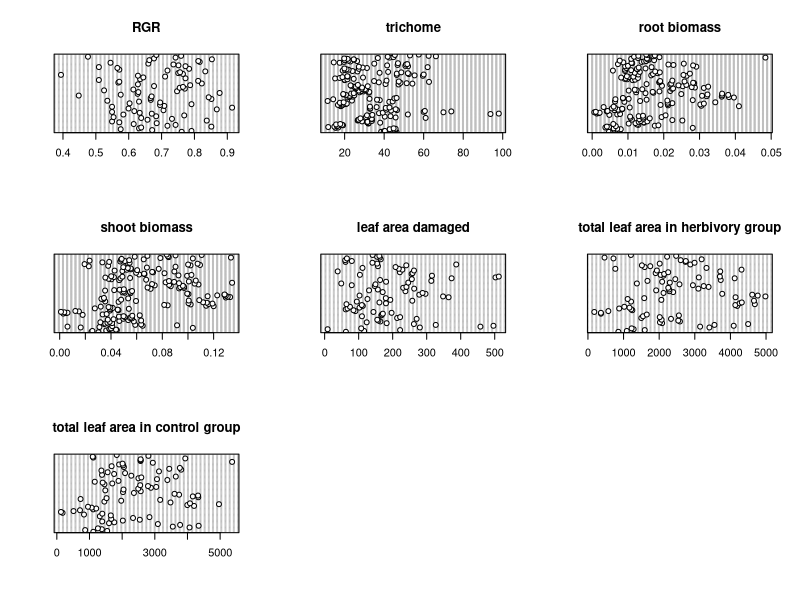
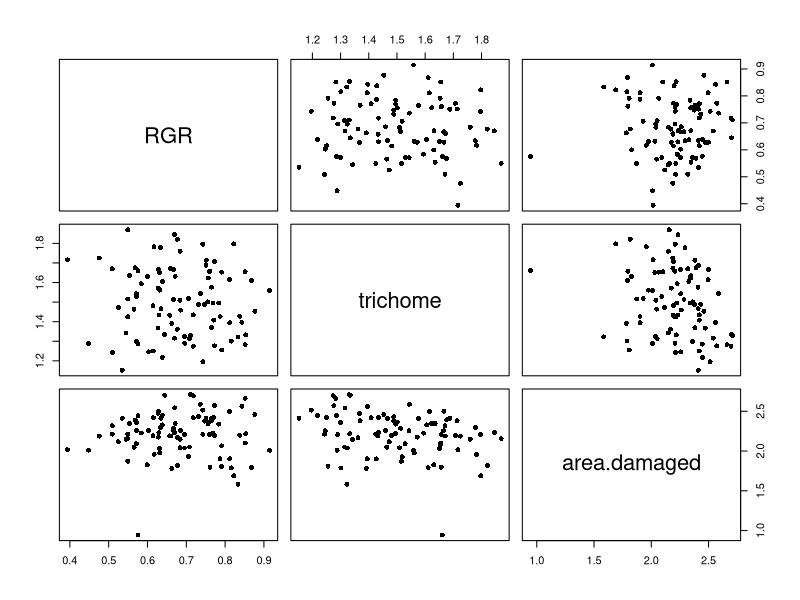
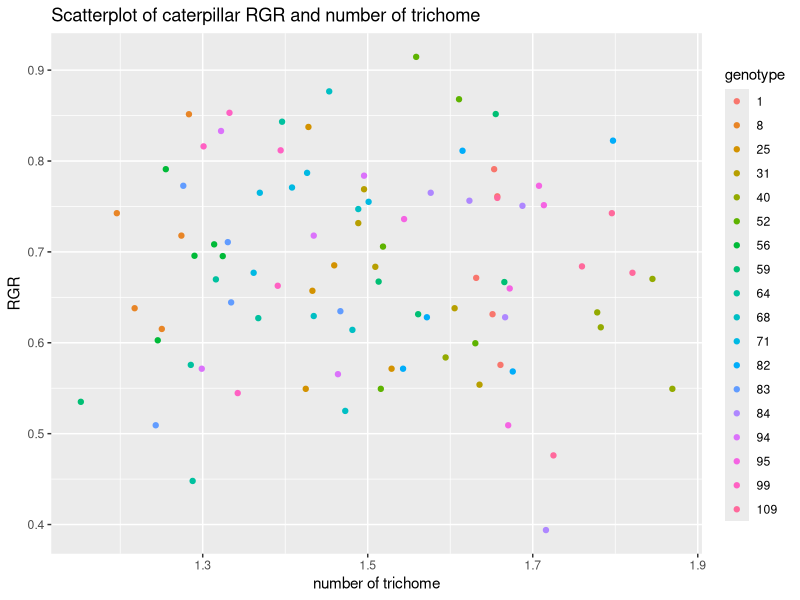
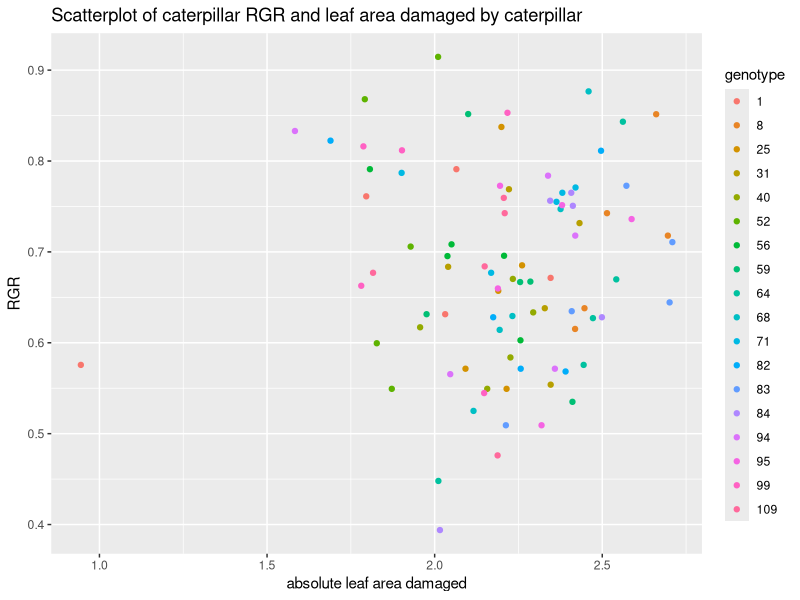
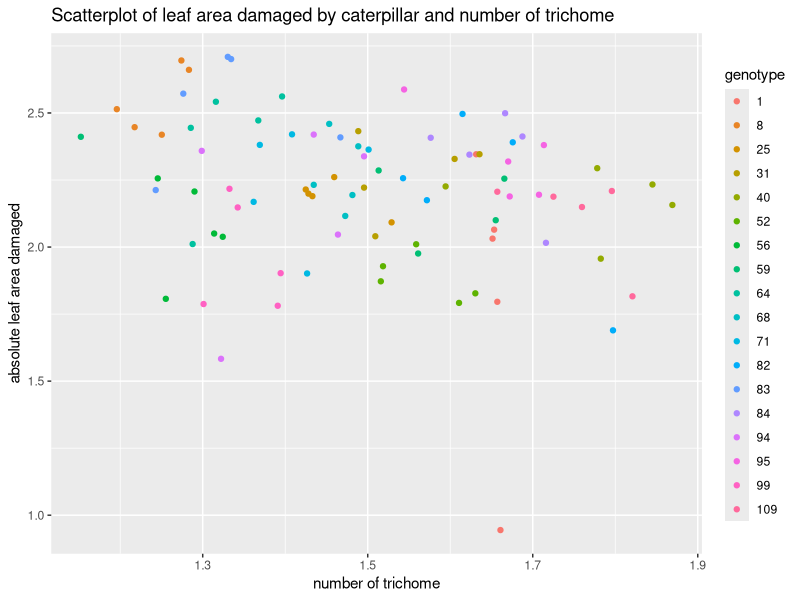
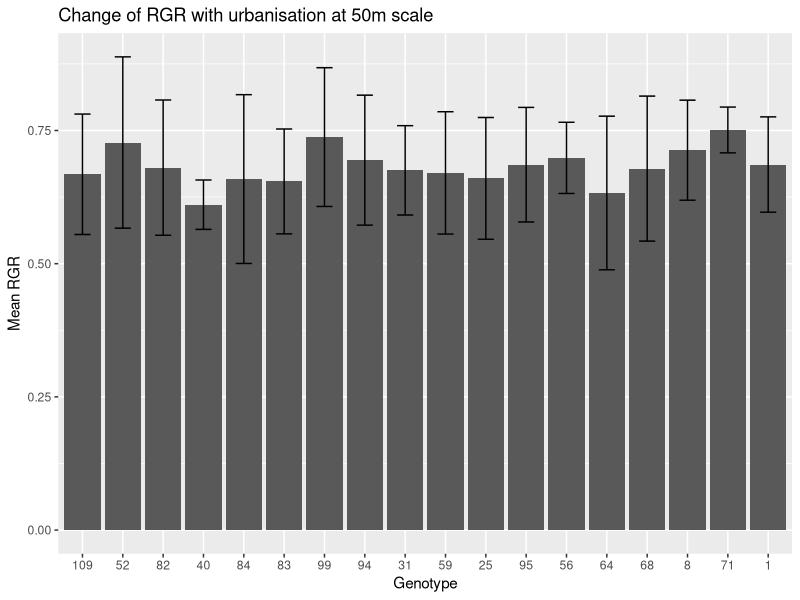
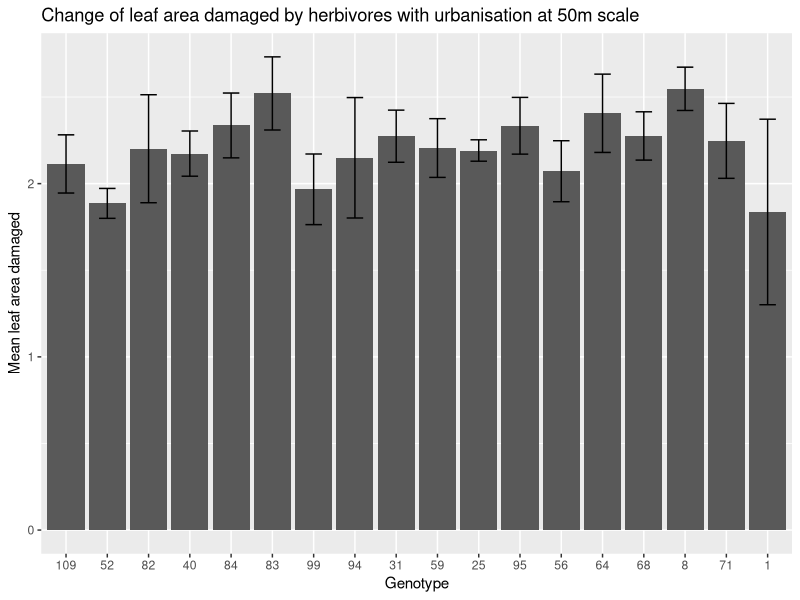
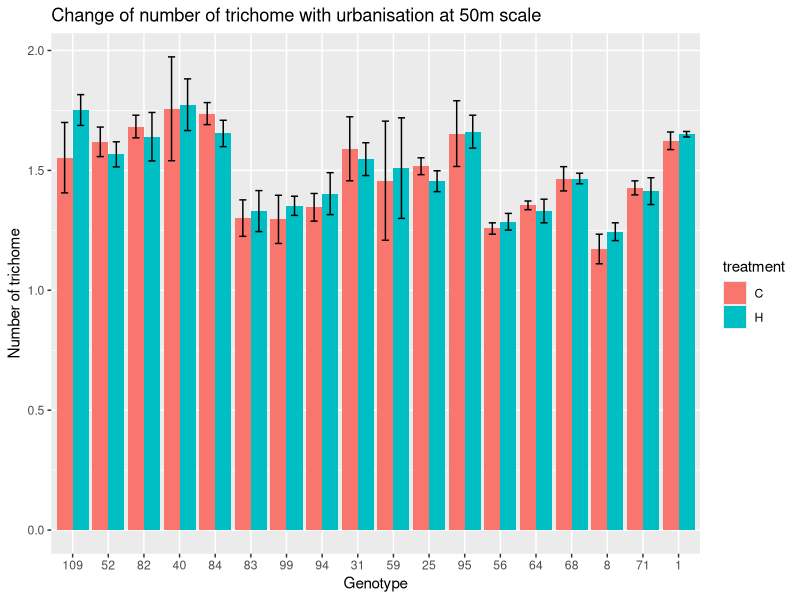

Reproduce these figures in R, in order.
## ---- chunk 1
knitr::opts_chunk$set(echo = FALSE, warning = FALSE)
## ---- chunk 2
# load library
library(tidyverse)

# read data

## caterpillar weight in 4 days
caterpillar <- read.csv("caterpillar.wt_HT.csv", header = TRUE)
View(caterpillar)
## calculate RGR
cater.RGR <- caterpillar %>%
  mutate(RGR = (log(d5/d1)) / (5-1))
View(cater.RGR)

## number of trichome
trichome <- read.csv("no.trichomes_HT.csv", header = TRUE)
View(trichome)

## plant above- and belowground biomass
plant.biomass <- read.csv("plant.biomass_HT.csv", header = TRUE)
plant.biomass <- merge(plant.biomass, trichome, by=c("genotype", "replicate", "treatment"))

## leaf area
area.C <- read.csv("area_control.csv", header = TRUE)
View(area.C)
area.H <- read.csv("area_herbivory.csv", header = TRUE)
View(area.H)

# read spatial data
BU <- read.csv("mother_BU.csv", header = TRUE)
View(BU)
## ---- chunk 3
# 1. Outliers
par(mfrow = c(3,3))
dp.RGR <- dotchart(cater.RGR$RGR, main = "RGR")
dp.tric <- dotchart(trichome$trichome, main = "trichome")
dp.AG <- dotchart(plant.biomass$BG.biomass, main = "root biomass")
dp.BG <- dotchart(plant.biomass$AG.biomass, main = "shoot biomass")
dp.aread <- dotchart(area.H$area.damaged, main = "leaf area damaged")
dp.areaH <- dotchart(area.H$area.total, main = "total leaf area in herbivory group")
dp.areaC <- dotchart(area.C$area.total, main = "total leaf area in control group")

## ---- chunk 4
# apply log10() transformation on "trichome", "absolute leaf area damaged" and "total leaf area"
trichome$trichome <- log10(trichome$trichome)
area.C$area.total <- log10(area.C$area.total)
area.H$area.total <- log10(area.H$area.total)
area.H$area.damaged <- log10(area.H$area.damaged)

# select values of trichomes from herbivore treatment
trichome.H <- filter(trichome, treatment == "H")

# create new working dataframe combining three variables: relative growth rate (RGR) of caterpillars, number of trichomes, absolute leaf area damaged by caterpillars.
herbivory <- merge(cater.RGR, trichome.H, by = c("genotype", "replicate"))
herbivory <- merge(herbivory, area.H, by = c("genotype", "replicate"))
herbivory <- cbind(cater.RGR, trichome.H[4], area.H[,-(1:3)])

herbivory$genotype <- as.factor(herbivory$genotype)
herbivory

# correlations of RGR, number of trichome, parameters related to leaf area
cor.herbivory <- select(herbivory, RGR, trichome, area.damaged, area.total)
round(cor(cor.herbivory), 2)

cor.test(herbivory$trichome, herbivory$RGR)
cor.test(herbivory$area.damaged, herbivory$RGR)
cor.test(herbivory$trichome, herbivory$area.damaged)

# plot in one single image
newdata <- herbivory[, c(1,8:9,12)]
plot(newdata[,-1], pch=16)

# make scatterplots colored by "genotype"
library(ggplot2)
ggplot(herbivory, aes(trichome, RGR, color=genotype)) +
  geom_point() +
  labs(title = "Scatterplot of caterpillar RGR and number of trichome", x = "number of trichome", y = "RGR")

ggplot(herbivory, aes(area.damaged, RGR, color=genotype)) +
  geom_point() +
  labs(title = "Scatterplot of caterpillar RGR and leaf area damaged by caterpillar", x = "absolute leaf area damaged", y = "RGR")

ggplot(herbivory, aes(trichome, area.damaged, color=genotype)) +
  geom_point() +
  labs(title = "Scatterplot of leaf area damaged by caterpillar and number of trichome", x = "number of trichome", y = "absolute leaf area damaged")


## ---- chunk 5
# How RGR, leaf area damaged by herbivores, number of trichome per genotype with urbanisation. Make scatterplots.
  
# Select available dataframes: "herbivory" ,"trichome".
# Summarize the mean and sd.
library(plyr)
mRGR.area <- ddply(herbivory, "genotype", summarise,
                   mRGR = mean(RGR),
                   sd.RGR = sd(RGR),
                   marea = mean(area.damaged),
                   sd.area = sd(area.damaged)
                   )


mtric <- ddply(trichome, c("genotype", "treatment"), summarise,
                   mtric = mean(trichome),
                   sd.tric =sd(trichome)
                   )


# add spatial data
mRGR.area.BU <- merge(mRGR.area, BU, by="genotype")

mtric.BU <- merge(mtric, BU, by="genotype")
mtric.BU$genotype <- factor(mtric.BU$genotype)


## ---- chunk 6
# order genotypes by urbanisation
mRGR.area.BU <- mRGR.area.BU %>% arrange(d50) %>%
  mutate(genotype = factor(genotype, unique(genotype)))

mtric.BU <- mtric.BU %>% arrange(d50) %>%
  mutate(genotype = factor(genotype, unique(genotype)))

# make error bar plots
p.RGR50 <- ggplot(mRGR.area.BU, aes(x=genotype, y=mRGR)) +
  geom_bar(stat = "identity",
           position = position_dodge()) +
  geom_errorbar(aes(ymin=mRGR-sd.RGR, ymax=mRGR+sd.RGR), width=.4,
                position = position_dodge(.9)) +
  labs(title="Change of RGR with urbanisation at 50m scale", x="Genotype", y="Mean RGR")
p.RGR50

p.area50 <- ggplot(mRGR.area.BU, aes(x=genotype, y=marea)) +
  geom_bar(stat = "identity",
           position = position_dodge()) +
  geom_errorbar(aes(ymin=marea-sd.area, ymax=marea+sd.area), width=.4,
                position = position_dodge(.9)) +
  labs(title="Change of leaf area damaged by herbivores with urbanisation at 50m scale", x="Genotype", y="Mean leaf area damaged")
p.area50


p.tric50 <- ggplot(mtric.BU, aes(x=genotype, y=mtric, fill=treatment)) +
  geom_bar(stat = "identity",
           position = position_dodge()) +
  geom_errorbar(aes(ymin=mtric-sd.tric, ymax=mtric+sd.tric), width=.4,
                position = position_dodge(.9)) +
  labs(title="Change of number of trichome with urbanisation at 50m scale", x="Genotype", y="Number of trichome")
p.tric50
## ---- chunk 7
# order genotypes by urbanisation
mRGR.area.BU <- mRGR.area.BU %>% arrange(d100) %>%
  mutate(genotype = factor(genotype, unique(genotype)))

mtric.BU <- mtric.BU %>% arrange(d100) %>%
  mutate(genotype = factor(genotype, unique(genotype)))

# make error bar plots
p.RGR100 <- ggplot(mRGR.area.BU, aes(x=genotype, y=mRGR)) +
  geom_bar(stat = "identity",
           position = position_dodge()) +
  geom_errorbar(aes(ymin=mRGR-sd.RGR, ymax=mRGR+sd.RGR), width=.4,
                position = position_dodge(.9)) +
  labs(title="Change of RGR with urbanisation at 100m scale", x="Genotype", y="Mean RGR")
p.RGR100

p.area100 <- ggplot(mRGR.area.BU, aes(x=genotype, y=marea)) +
  geom_bar(stat = "identity",
           position = position_dodge()) +
  geom_errorbar(aes(ymin=marea-sd.area, ymax=marea+sd.area), width=.4,
                position = position_dodge(.9)) +
  labs(title="Change of leaf area damaged by herbivores with urbanisation at 100m scale", x="Genotype", y="Mean leaf area damaged")
p.area100

p.tric100 <- ggplot(mtric.BU, aes(x=genotype, y=mtric, fill=treatment)) +
  geom_bar(stat = "identity",
           position = position_dodge()) +
  geom_errorbar(aes(ymin=mtric-sd.tric, ymax=mtric+sd.tric), width=.4,
                position = position_dodge(.9)) +
  labs(title="Change of number of trichome with urbanisation at 100m scale", x="Genotype", y="Number of trichome")
p.tric100
## ---- chunk 8
# order genotypes by urbanisation
mRGR.area.BU <- mRGR.area.BU %>% arrange(d200) %>%
  mutate(genotype = factor(genotype, unique(genotype)))

mtric.BU <- mtric.BU %>% arrange(d200) %>%
  mutate(genotype = factor(genotype, unique(genotype)))

# make error bar plots
p.RGR200 <- ggplot(mRGR.area.BU, aes(x=genotype, y=mRGR)) +
  geom_bar(stat = "identity",
           position = position_dodge()) +
  geom_errorbar(aes(ymin=mRGR-sd.RGR, ymax=mRGR+sd.RGR), width=.4,
                position = position_dodge(.9)) +
  labs(title="Change of RGR with urbanisation at 200m scale", x="Genotype", y="Mean RGR")
p.RGR200

p.area200 <- ggplot(mRGR.area.BU, aes(x=genotype, y=marea)) +
  geom_bar(stat = "identity",
           position = position_dodge()) +
  geom_errorbar(aes(ymin=marea-sd.area, ymax=marea+sd.area), width=.4,
                position = position_dodge(.9)) +
  labs(title="Change of leaf area damaged by herbivores with urbanisation at 200m scale", x="Genotype", y="Mean leaf area damaged")
p.area200

p.tric200 <- ggplot(mtric.BU, aes(x=genotype, y=mtric, fill=treatment)) +
  geom_bar(stat = "identity",
           position = position_dodge()) +
  geom_errorbar(aes(ymin=mtric-sd.tric, ymax=mtric+sd.tric), width=.4,
                position = position_dodge(.9)) +
  labs(title="Change of number of trichome with urbanisation at 200m scale", x="Genotype", y="Number of trichome")
p.tric200
## ---- chunk 9
# order genotypes by urbanisation
mRGR.area.BU <- mRGR.area.BU %>% arrange(d400) %>%
  mutate(genotype = factor(genotype, unique(genotype)))

mtric.BU <- mtric.BU %>% arrange(d400) %>%
  mutate(genotype = factor(genotype, unique(genotype)))

# make error bar plots
p.RGR400 <- ggplot(mRGR.area.BU, aes(x=genotype, y=mRGR)) +
  geom_bar(stat = "identity",
           position = position_dodge()) +
  geom_errorbar(aes(ymin=mRGR-sd.RGR, ymax=mRGR+sd.RGR), width=.4,
                position = position_dodge(.9)) +
  labs(title="Change of RGR with urbanisation at 400m scale", x="Genotype", y="Mean RGR")
p.RGR400

p.area400 <- ggplot(mRGR.area.BU, aes(x=genotype, y=marea)) +
  geom_bar(stat = "identity",
           position = position_dodge()) +
  geom_errorbar(aes(ymin=marea-sd.area, ymax=marea+sd.area), width=.4,
                position = position_dodge(.9)) +
  labs(title="Change of leaf area damaged by herbivores with urbanisation at 400m scale", x="Genotype", y="Mean leaf area damaged")
p.area400

p.tric400 <- ggplot(mtric.BU, aes(x=genotype, y=mtric, fill=treatment)) +
  geom_bar(stat = "identity",
           position = position_dodge()) +
  geom_errorbar(aes(ymin=mtric-sd.tric, ymax=mtric+sd.tric), width=.4,
                position = position_dodge(.9)) +
  labs(title="Change of number of trichome with urbanisation at 400m scale", x="Genotype", y="Number of trichome")
p.tric400
## ---- chunk 10
# order genotypes by urbanisation
mRGR.area.BU <- mRGR.area.BU %>% arrange(d800) %>%
  mutate(genotype = factor(genotype, unique(genotype)))

mtric.BU <- mtric.BU %>% arrange(d800) %>%
  mutate(genotype = factor(genotype, unique(genotype)))

# make error bar plots
p.RGR800 <- ggplot(mRGR.area.BU, aes(x=genotype, y=mRGR)) +
  geom_bar(stat = "identity",
           position = position_dodge()) +
  geom_errorbar(aes(ymin=mRGR-sd.RGR, ymax=mRGR+sd.RGR), width=.4,
                position = position_dodge(.9)) +
  labs(title="Change of RGR with urbanisation at 800m scale", x="Genotype", y="Mean RGR")
p.RGR800

p.area800 <- ggplot(mRGR.area.BU, aes(x=genotype, y=marea)) +
  geom_bar(stat = "identity",
           position = position_dodge()) +
  geom_errorbar(aes(ymin=marea-sd.area, ymax=marea+sd.area), width=.4,
                position = position_dodge(.9)) +
  labs(title="Change of leaf area damaged by herbivores with urbanisation at 800m scale", x="Genotype", y="Mean leaf area damaged")
p.area800

p.tric800 <- ggplot(mtric.BU, aes(x=genotype, y=mtric, fill=treatment)) +
  geom_bar(stat = "identity",
           position = position_dodge()) +
  geom_errorbar(aes(ymin=mtric-sd.tric, ymax=mtric+sd.tric), width=.4,
                position = position_dodge(.9)) +
  labs(title="Change of number of trichome with urbanisation at 800m scale", x="Genotype", y="Number of trichome")
p.tric800
## ---- chunk 11
# order genotypes by urbanisation
mRGR.area.BU <- mRGR.area.BU %>% arrange(d1600) %>%
  mutate(genotype = factor(genotype, unique(genotype)))

mtric.BU <- mtric.BU %>% arrange(d1600) %>%
  mutate(genotype = factor(genotype, unique(genotype)))

# make error bar plots
p.RGR1600 <- ggplot(mRGR.area.BU, aes(x=genotype, y=mRGR)) +
  geom_bar(stat = "identity",
           position = position_dodge()) +
  geom_errorbar(aes(ymin=mRGR-sd.RGR, ymax=mRGR+sd.RGR), width=.4,
                position = position_dodge(.9)) +
  labs(title="Change of RGR with urbanisation at 1600m scale", x="Genotype", y="Mean RGR")
p.RGR1600

p.area1600 <- ggplot(mRGR.area.BU, aes(x=genotype, y=marea)) +
  geom_bar(stat = "identity",
           position = position_dodge()) +
  geom_errorbar(aes(ymin=marea-sd.area, ymax=marea+sd.area), width=.4,
                position = position_dodge(.9)) +
  labs(title="Change of leaf area damaged by herbivores with urbanisation at 1600m scale", x="Genotype", y="Mean leaf area damaged")
p.area1600

p.tric1600 <- ggplot(mtric.BU, aes(x=genotype, y=mtric, fill=treatment)) +
  geom_bar(stat = "identity",
           position = position_dodge()) +
  geom_errorbar(aes(ymin=mtric-sd.tric, ymax=mtric+sd.tric), width=.4,
                position = position_dodge(.9)) +
  labs(title="Change of number of trichome with urbanisation at 1600m scale", x="Genotype", y="Number of trichome")
p.tric1600
## ---- chunk 12
# order genotypes by urbanisation
mRGR.area.BU <- mRGR.area.BU %>% arrange(d2400) %>%
  mutate(genotype = factor(genotype, unique(genotype)))

mtric.BU <- mtric.BU %>% arrange(d2400) %>%
  mutate(genotype = factor(genotype, unique(genotype)))

# make error bar plots
p.RGR2400 <- ggplot(mRGR.area.BU, aes(x=genotype, y=mRGR)) +
  geom_bar(stat = "identity",
           position = position_dodge()) +
  geom_errorbar(aes(ymin=mRGR-sd.RGR, ymax=mRGR+sd.RGR), width=.4,
                position = position_dodge(.9)) +
  labs(title="Change of RGR with urbanisation at 2400m scale", x="Genotype", y="Mean RGR")
p.RGR2400

p.area2400 <- ggplot(mRGR.area.BU, aes(x=genotype, y=marea)) +
  geom_bar(stat = "identity",
           position = position_dodge()) +
  geom_errorbar(aes(ymin=marea-sd.area, ymax=marea+sd.area), width=.4,
                position = position_dodge(.9)) +
  labs(title="Change of leaf area damaged by herbivores with urbanisation at 2400m scale", x="Genotype", y="Mean leaf area damaged")
p.area2400

p.tric2400 <- ggplot(mtric.BU, aes(x=genotype, y=mtric, fill=treatment)) +
  geom_bar(stat = "identity",
           position = position_dodge()) +
  geom_errorbar(aes(ymin=mtric-sd.tric, ymax=mtric+sd.tric), width=.4,
                position = position_dodge(.9)) +
  labs(title="Change of number of trichome with urbanisation at 2400m scale", x="Genotype", y="Number of trichome")
p.tric2400
## ---- chunk 13
# order genotypes by urbanisation
mRGR.area.BU <- mRGR.area.BU %>% arrange(d3200) %>%
  mutate(genotype = factor(genotype, unique(genotype)))

mtric.BU <- mtric.BU %>% arrange(d3200) %>%
  mutate(genotype = factor(genotype, unique(genotype)))

# make error bar plots
p.RGR3200 <- ggplot(mRGR.area.BU, aes(x=genotype, y=mRGR)) +
  geom_bar(stat = "identity",
           position = position_dodge()) +
  geom_errorbar(aes(ymin=mRGR-sd.RGR, ymax=mRGR+sd.RGR), width=.4,
                position = position_dodge(.9)) +
  labs(title="Change of RGR with urbanisation at 3200m scale", x="Genotype", y="Mean RGR")
p.RGR3200

p.area3200 <- ggplot(mRGR.area.BU, aes(x=genotype, y=marea)) +
  geom_bar(stat = "identity",
           position = position_dodge()) +
  geom_errorbar(aes(ymin=marea-sd.area, ymax=marea+sd.area), width=.4,
                position = position_dodge(.9)) +
  labs(title="Change of leaf area damaged by herbivores with urbanisation at 3200m scale", x="Genotype", y="Mean leaf area damaged")
p.area3200

p.tric3200 <- ggplot(mtric.BU, aes(x=genotype, y=mtric, fill=treatment)) +
  geom_bar(stat = "identity",
           position = position_dodge()) +
  geom_errorbar(aes(ymin=mtric-sd.tric, ymax=mtric+sd.tric), width=.4,
                position = position_dodge(.9)) +
  labs(title="Change of number of trichome with urbanisation at 3200m scale", x="Genotype", y="Number of trichome")
p.tric3200
## ---- chunk 14
# dataframes: "herbivory", "trichome"
# Compute the analysis of variance
area.aov <- aov(area.damaged ~ genotype, data = herbivory)
summary(area.aov)

RGR.aov <- aov(RGR ~ genotype, data = herbivory)
summary(RGR.aov)

trichome$genotype <- as.factor(trichome$genotype)
tric.aov <- aov(trichome ~ genotype+treatment, data = trichome)
summary(tric.aov)



## ---- chunk 15
# categorize as rural and urban groups
urban50 <- BU %>% top_n(9, d50)      ###select the most urban genotypes
urban50 <- cbind(habitat = "urban", urban50)      ###add a new column marked as "urban" habitat 

rural50 <- BU %>% top_n(-9, d50)     ###select the most rural genotypes
rural50 <- cbind(habitat = "rural", rural50)      ###add a new column marked as "rural" habitat 

ru50 <- rbind(urban50, rural50)

tric.BU.50 <- merge(trichome, ru50, by = "genotype")
View(tric.BU.50)
# Difference of trichome number between urban and rural genotypes
tric.aov1 <- aov(trichome ~ habitat, data = tric.BU.50)
summary(tric.aov1)
## ---- chunk 16
# add spatial data to herbivory data
herbivory.BU <- merge(herbivory, BU, by = "genotype")
View(herbivory.BU)
## ---- chunk 17
herbivory.BU$genotype <- as.factor(herbivory.BU$genotype)
# gather data by radii
herbivory.BU.L <- gather(herbivory.BU, `d50`, `d100`, `d200`, `d400`, `d800`, `d1600`, `d2400`, `d3200`, 
       key = "radii", value = "ratio.bu")
View(herbivory.BU.L)

# create plot
p.dama <- ggplot(herbivory.BU.L) +
  geom_point(mapping = aes(x = ratio.bu, y = area.damaged, colour = genotype)) +
  facet_wrap(~ radii, nrow = 3) +
  labs(title = "Absolute leaf area damaged by caterpillars at 8 radii scales", x = "BU%", y = "Absolute leaf area damaged") +
  geom_smooth(mapping = aes(x = ratio.bu, y = area.damaged), method='lm')
p.dama


#make lm models
mod.leaf50 <- lm(herbivory.BU, formula = area.damaged ~ d50)
mod.leaf100 <- lm(herbivory.BU, formula = area.damaged ~ d100)
mod.leaf200 <- lm(herbivory.BU, formula = area.damaged ~ d200)
mod.leaf400 <- lm(herbivory.BU, formula = area.damaged ~ d400)
mod.leaf800 <- lm(herbivory.BU, formula = area.damaged ~ d800)
mod.leaf1600 <- lm(herbivory.BU, formula = area.damaged ~ d1600)
mod.leaf2400 <- lm(herbivory.BU, formula = area.damaged ~ d2400)
mod.leaf3200 <- lm(herbivory.BU, formula = area.damaged ~ d3200)

AIC(mod.leaf50, mod.leaf100, mod.leaf200, mod.leaf400, mod.leaf800, mod.leaf1600, mod.leaf2400, mod.leaf3200)   #d200 has lowest AIC score.
summary(mod.leaf200)

# visualize residuals and fitted values.
plot(mod.leaf200, pch=16, which=1)




## ---- chunk 18
# calculate the mean: summarise()
mean.dama <- ddply(herbivory.BU, "genotype", summarise,
                   mean.dama = mean(area.damaged)
                   )

# combine spatial data and means of absolute leaf area damaged by caterpillars
dama.BU <- merge(mean.dama, BU, by = "genotype")
View(dama.BU)

# gather data 
dama.BU.L <- gather(dama.BU, `d50`, `d100`, `d200`, `d400`, `d800`, `d1600`, `d2400`, `d3200`, 
       key = "radii", value = "ratio.bu")
View(dama.BU.L)

# create plot
p.mdama <- ggplot(dama.BU.L) +
  geom_point(mapping = aes(x = ratio.bu, y = mean.dama, colour = genotype)) +
  facet_wrap(~ radii, nrow = 3) +
  labs(title = "Mean absolute leaf area damaged by caterpillars at 8 radii scales", x = "BU%", y = "Absolute leaf area damaged") +
  geom_smooth(mapping = aes(x = ratio.bu, y = mean.dama), method='lm')
p.mdama


#make lm models
mod.mleaf50 <- lm(dama.BU, formula = mean.dama ~ d50)
mod.mleaf100 <- lm(dama.BU, formula = mean.dama ~ d100)
mod.mleaf200 <- lm(dama.BU, formula = mean.dama ~ d200)
mod.mleaf400 <- lm(dama.BU, formula = mean.dama ~ d400)
mod.mleaf800 <- lm(dama.BU, formula = mean.dama ~ d800)
mod.mleaf1600 <- lm(dama.BU, formula = mean.dama ~ d1600)
mod.mleaf2400 <- lm(dama.BU, formula = mean.dama ~ d2400)
mod.mleaf3200 <- lm(dama.BU, formula = mean.dama ~ d3200)

AIC(mod.mleaf50, mod.mleaf100, mod.mleaf200, mod.mleaf400, mod.mleaf800, mod.mleaf1600, mod.mleaf2400, mod.mleaf3200)   #d200 has lowest AIC score.
summary(mod.mleaf200)
# visualize residuals and fitted values.
plot(mod.mleaf200, pch=16, which=1)
## ---- chunk 19
# use available dataframe "herbivory.BU.L"
## create plots of RGR and spatial scales based on all individual obserations


# create plot
p.RGR <- ggplot(herbivory.BU.L) +
  geom_point(mapping = aes(x = ratio.bu, y = RGR, colour = genotype)) +
  facet_wrap(~ radii, nrow = 3) +
  labs(title = "RGR of caterpillar at 8 radii scales", x = "BU%", y = "RGR") +
  geom_smooth(mapping = aes(x = ratio.bu, y = RGR), method='lm')
p.RGR


#make lm models
mod.RGR50 <- lm(herbivory.BU, formula = RGR ~ d50)
mod.RGR100 <- lm(herbivory.BU, formula = RGR ~ d100)
mod.RGR200 <- lm(herbivory.BU, formula = RGR ~ d200)
mod.RGR400 <- lm(herbivory.BU, formula = RGR ~ d400)
mod.RGR800 <- lm(herbivory.BU, formula = RGR ~ d800)
mod.RGR1600 <- lm(herbivory.BU, formula = RGR ~ d1600)
mod.RGR2400 <- lm(herbivory.BU, formula = RGR ~ d2400)
mod.RGR3200 <- lm(herbivory.BU, formula = RGR ~ d3200)

AIC(mod.RGR50, mod.RGR100, mod.RGR200, mod.RGR400, mod.RGR800, mod.RGR1600, mod.RGR2400, mod.RGR3200)     #### d100 has lowest AIC score.
summary(mod.RGR100)

## ---- chunk 20
# calculate mean RGR of caterpillars
mean.RGR <- ddply(herbivory.BU, "genotype", summarise,
                  mean.RGR = mean(RGR)
                  )


# combine spatial data with data on mean RGR
RGR.BU <- merge(mean.RGR, BU, by = "genotype")
View(RGR.BU)

# gather data 
RGR.BU.L <- gather(RGR.BU, `d50`, `d100`, `d200`, `d400`, `d800`, `d1600`, `d2400`, `d3200`, 
       key = "radii", value = "ratio.bu")
View(RGR.BU.L)

# create the plot
p.mRGR <- ggplot(RGR.BU.L) +
  geom_point(mapping = aes(x = ratio.bu, y = mean.RGR, colour = genotype)) +
  facet_wrap(~ radii, nrow = 3) +
  labs(title = "Mean RGR of caterpillar at 8 radii scales", x = "BU%", y = "mean RGR") +
  geom_smooth(mapping = aes(x = ratio.bu, y = mean.RGR), method = 'lm')
p.mRGR

#make lm models
mod.mRGR50 <- lm(RGR.BU, formula = mean.RGR ~ d50)
mod.mRGR100 <- lm(RGR.BU, formula = mean.RGR ~ d100)
mod.mRGR200 <- lm(RGR.BU, formula = mean.RGR ~ d200)
mod.mRGR400 <- lm(RGR.BU, formula = mean.RGR ~ d400)
mod.mRGR800 <- lm(RGR.BU, formula = mean.RGR ~ d800)
mod.mRGR1600 <- lm(RGR.BU, formula = mean.RGR ~ d1600)
mod.mRGR2400 <- lm(RGR.BU, formula = mean.RGR ~ d2400)
mod.mRGR3200 <- lm(RGR.BU, formula = mean.RGR ~ d3200)

AIC(mod.mRGR50, mod.mRGR100, mod.mRGR200, mod.mRGR400, mod.mRGR800, mod.mRGR1600, mod.mRGR2400, mod.mRGR3200)     #### d100 has lowest AIC score.
summary(mod.mRGR100)

## ---- chunk 21
# use available dataframe "herbivory.BU.L"
## create plots of number of trichome and spatial scales based on all individual obserations


# create plot
p.tric <- ggplot(herbivory.BU.L) +
  geom_point(mapping = aes(x = ratio.bu, y = trichome, colour = genotype)) +
  facet_wrap(~ radii, nrow = 3) +
  labs(title = "Number of trichome at 8 radii scales", x = "BU%", y = "Number of trichome") +
  geom_smooth(mapping = aes(x = ratio.bu, y = trichome), method='lm')
p.tric


#make lm models
mod.tric50 <- lm(herbivory.BU, formula = trichome ~ d50)
mod.tric100 <- lm(herbivory.BU, formula = trichome ~ d100)
mod.tric200 <- lm(herbivory.BU, formula = trichome ~ d200)
mod.tric400 <- lm(herbivory.BU, formula = trichome ~ d400)
mod.tric800 <- lm(herbivory.BU, formula = trichome ~ d800)
mod.tric1600 <- lm(herbivory.BU, formula = trichome ~ d1600)
mod.tric2400 <- lm(herbivory.BU, formula = trichome ~ d2400)
mod.tric3200 <- lm(herbivory.BU, formula = trichome ~ d3200)

AIC(mod.tric50, mod.tric100, mod.tric200, mod.tric400, mod.tric800, mod.tric1600, mod.tric2400, mod.tric3200)     #### d200 has lowest AIC score.
summary(mod.tric200)

## ---- chunk 22
# calculate mean number of trichome per genotype
mean.tric <- ddply(herbivory.BU, "genotype", summarise,
                  mean.tric = mean(trichome)
                  )

# combine spatial data with data on mean RGR
tric.BU <- merge(mean.tric, BU, by = "genotype")

# gather data 
tric.BU.L <- gather(tric.BU, `d50`, `d100`, `d200`, `d400`, `d800`, `d1600`, `d2400`, `d3200`, 
       key = "radii", value = "ratio.bu")

# create the plot
p.mtric <- ggplot(tric.BU.L) +
  geom_point(mapping = aes(x = ratio.bu, y = mean.tric, colour = genotype)) +
  facet_wrap(~ radii, nrow = 3) +
  labs(title = "Mean number of trichome at 8 radii scales", x = "BU%", y = "mean number of trichome") +
  geom_smooth(mapping = aes(x = ratio.bu, y = mean.tric), method = 'lm')
p.mtric

#make lm models
mod.mtric50 <- lm(tric.BU, formula = mean.tric ~ d50)
mod.mtric100 <- lm(tric.BU, formula = mean.tric ~ d100)
mod.mtric200 <- lm(tric.BU, formula = mean.tric ~ d200)
mod.mtric400 <- lm(tric.BU, formula = mean.tric ~ d400)
mod.mtric800 <- lm(tric.BU, formula = mean.tric ~ d800)
mod.mtric1600 <- lm(tric.BU, formula = mean.tric ~ d1600)
mod.mtric2400 <- lm(tric.BU, formula = mean.tric ~ d2400)
mod.mtric3200 <- lm(tric.BU, formula = mean.tric ~ d3200)

AIC(mod.mtric50, mod.mtric100, mod.mtric200, mod.mtric400, mod.mtric800, mod.mtric1600, mod.mtric2400, mod.mtric3200)     #### d200 has lowest AIC score.
summary(mod.mtric200)

## ---- chunk 23
## calculate root:shoot ratio in biomass: "plant.biomass"
biomass_HT <- mutate(plant.biomass, ratio = BG.biomass/AG.biomass)

# summarize the data:
mass.geno <- ddply(biomass_HT, c("genotype", "treatment"), summarise,
                   mAG = mean(AG.biomass),
                   sd.AG =sd(AG.biomass),
                   mBG = mean(BG.biomass),
                   sd.BG = sd(BG.biomass),
                   mratio = mean(ratio),
                   sd.ratio = sd(ratio)
                   )

# add spatial data
mass.geno.BU <- merge(mass.geno, BU, by="genotype")
View(mass.geno.BU)

mass.geno.BU$genotype <- as.factor(mass.geno.BU$genotype)

## ---- chunk 24
# at 50m scale

## order genotypes by specifying urbanisation at 50m scale
mass.geno.BU <- mass.geno.BU %>%
  arrange(d50) %>%
  mutate(genotype = factor(genotype, unique(genotype)))


## plot
p.BG.50 <- ggplot(mass.geno.BU, aes(x=genotype, y=mBG, fill=treatment)) +
  geom_bar(stat = "identity", 
           position = position_dodge()) +
  geom_errorbar(aes(ymin=mBG-sd.BG, ymax=mBG+sd.BG), width=.4,
                position = position_dodge(.9)) +
  labs(title = "Belowground root biomass per genotype at 50m scale", x = "Genotype", y = "Root mass (mg)") 

p.AG.50 <- ggplot(mass.geno.BU, aes(x=genotype, y=mAG, fill=treatment)) +
  geom_bar(stat = "identity", 
           position = position_dodge()) +
  geom_errorbar(aes(ymin=mAG-sd.AG, ymax=mAG+sd.AG), width=.4,
                position = position_dodge(.9)) +
  labs(title = "Aboveground shoot biomass per genotype at 50m scale", x = "Genotype", y = "Shoot mass (mg)")

p.rs.50 <- ggplot(mass.geno.BU, aes(x=genotype, y=mratio, fill=treatment)) +
  geom_bar(stat = "identity", 
           position = position_dodge()) +
  geom_errorbar(aes(ymin=mratio-sd.ratio, ymax=mratio+sd.ratio), width=.4,
                position = position_dodge(.9)) +
  labs(title = "Ratio of root and shoot per genotype at 50m scale", x = "Genotype", y = "Root/shoot")

p.BG.50
p.AG.50
p.rs.50
## ---- chunk 25
## order genotypes by specifying urbanisation at 100m scale
mass.geno.BU <- mass.geno.BU %>%
  arrange(d100) %>%
  mutate(genotype = factor(genotype, unique(genotype)))

## plot
p.BG.100 <- ggplot(mass.geno.BU, aes(x=genotype, y=mBG, fill=treatment)) +
  geom_bar(stat = "identity", 
           position = position_dodge()) +
  geom_errorbar(aes(ymin=mBG-sd.BG, ymax=mBG+sd.BG), width=.4,
                position = position_dodge(.9)) +
  labs(title = "Belowground root biomass per genotype at 100m scale", x = "Genotype", y = "Root mass (mg)") 

p.AG.100 <- ggplot(mass.geno.BU, aes(x=genotype, y=mAG, fill=treatment)) +
  geom_bar(stat = "identity", 
           position = position_dodge()) +
  geom_errorbar(aes(ymin=mAG-sd.AG, ymax=mAG+sd.AG), width=.4,
                position = position_dodge(.9)) +
  labs(title = "Aboveground shoot biomass per genotype at 100m scale", x = "Genotype", y = "Shoot mass (mg)")

p.rs.100 <- ggplot(mass.geno.BU, aes(x=genotype, y=mratio, fill=treatment)) +
  geom_bar(stat = "identity", 
           position = position_dodge()) +
  geom_errorbar(aes(ymin=mratio-sd.ratio, ymax=mratio+sd.ratio), width=.4,
                position = position_dodge(.9)) +
  labs(title = "Ratio of root and shoot per genotype at 100m scale", x = "Genotype", y = "Root/shoot")

p.BG.100
p.AG.100
p.rs.100
## ---- chunk 26
## order genotypes by specifying urbanisation at 200m scale
mass.geno.BU <- mass.geno.BU %>%
  arrange(d200) %>%
  mutate(genotype = factor(genotype, unique(genotype)))
## plot
p.BG.200 <- ggplot(mass.geno.BU, aes(x=genotype, y=mBG, fill=treatment)) +
  geom_bar(stat = "identity", 
           position = position_dodge()) +
  geom_errorbar(aes(ymin=mBG-sd.BG, ymax=mBG+sd.BG), width=.4,
                position = position_dodge(.9)) +
  labs(title = "Belowground root biomass per genotype at 200m scale", x = "Genotype", y = "Root mass (mg)") 

p.AG.200 <- ggplot(mass.geno.BU, aes(x=genotype, y=mAG, fill=treatment)) +
  geom_bar(stat = "identity", 
           position = position_dodge()) +
  geom_errorbar(aes(ymin=mAG-sd.AG, ymax=mAG+sd.AG), width=.4,
                position = position_dodge(.9)) +
  labs(title = "Aboveground shoot biomass per genotype at 200m scale", x = "Genotype", y = "Shoot mass (mg)")

p.rs.200 <- ggplot(mass.geno.BU, aes(x=genotype, y=mratio, fill=treatment)) +
  geom_bar(stat = "identity", 
           position = position_dodge()) +
  geom_errorbar(aes(ymin=mratio-sd.ratio, ymax=mratio+sd.ratio), width=.4,
                position = position_dodge(.9)) +
  labs(title = "Ratio of root and shoot per genotype at 200m scale", x = "Genotype", y = "Root/shoot")

p.BG.200
p.AG.200
p.rs.200
## ---- chunk 27
## order genotypes by specifying urbanisation at 400m scale
mass.geno.BU <- mass.geno.BU %>%
  arrange(d400) %>%
  mutate(genotype = factor(genotype, unique(genotype)))
## plot
p.BG.400 <- ggplot(mass.geno.BU, aes(x=genotype, y=mBG, fill=treatment)) +
  geom_bar(stat = "identity", 
           position = position_dodge()) +
  geom_errorbar(aes(ymin=mBG-sd.BG, ymax=mBG+sd.BG), width=.4,
                position = position_dodge(.9)) +
  labs(title = "Belowground root biomass per genotype at 400m scale", x = "Genotype", y = "Root mass (mg)") 

p.AG.400 <- ggplot(mass.geno.BU, aes(x=genotype, y=mAG, fill=treatment)) +
  geom_bar(stat = "identity", 
           position = position_dodge()) +
  geom_errorbar(aes(ymin=mAG-sd.AG, ymax=mAG+sd.AG), width=.4,
                position = position_dodge(.9)) +
  labs(title = "Aboveground shoot biomass per genotype at 400m scale", x = "Genotype", y = "Shoot mass (mg)")

p.rs.400 <- ggplot(mass.geno.BU, aes(x=genotype, y=mratio, fill=treatment)) +
  geom_bar(stat = "identity", 
           position = position_dodge()) +
  geom_errorbar(aes(ymin=mratio-sd.ratio, ymax=mratio+sd.ratio), width=.4,
                position = position_dodge(.9)) +
  labs(title = "Ratio of root and shoot per genotype at 400m scale", x = "Genotype", y = "Root/shoot")

p.BG.400
p.AG.400
p.rs.400
## ---- chunk 28
## order genotypes by specifying urbanisation at 800m scale
mass.geno.BU <- mass.geno.BU %>%
  arrange(d800) %>%
  mutate(genotype = factor(genotype, unique(genotype)))
## plot
p.BG.800 <- ggplot(mass.geno.BU, aes(x=genotype, y=mBG, fill=treatment)) +
  geom_bar(stat = "identity", 
           position = position_dodge()) +
  geom_errorbar(aes(ymin=mBG-sd.BG, ymax=mBG+sd.BG), width=.4,
                position = position_dodge(.9)) +
  labs(title = "Belowground root biomass per genotype at 800m scale", x = "Genotype", y = "Root mass (mg)") 

p.AG.800 <- ggplot(mass.geno.BU, aes(x=genotype, y=mAG, fill=treatment)) +
  geom_bar(stat = "identity", 
           position = position_dodge()) +
  geom_errorbar(aes(ymin=mAG-sd.AG, ymax=mAG+sd.AG), width=.4,
                position = position_dodge(.9)) +
  labs(title = "Aboveground shoot biomass per genotype at 800m scale", x = "Genotype", y = "Shoot mass (mg)")

p.rs.800 <- ggplot(mass.geno.BU, aes(x=genotype, y=mratio, fill=treatment)) +
  geom_bar(stat = "identity", 
           position = position_dodge()) +
  geom_errorbar(aes(ymin=mratio-sd.ratio, ymax=mratio+sd.ratio), width=.4,
                position = position_dodge(.9)) +
  labs(title = "Ratio of root and shoot per genotype at 800m scale", x = "Genotype", y = "Root/shoot")

p.BG.800
p.AG.800
p.rs.800
## ---- chunk 29
## order genotypes by specifying urbanisation at 1600m scale
mass.geno.BU <- mass.geno.BU %>%
  arrange(d1600) %>%
  mutate(genotype = factor(genotype, unique(genotype)))
## plot
p.BG.1600 <- ggplot(mass.geno.BU, aes(x=genotype, y=mBG, fill=treatment)) +
  geom_bar(stat = "identity", 
           position = position_dodge()) +
  geom_errorbar(aes(ymin=mBG-sd.BG, ymax=mBG+sd.BG), width=.4,
                position = position_dodge(.9)) +
  labs(title = "Belowground root biomass per genotype at 1600m scale", x = "Genotype", y = "Root mass (mg)") 

p.AG.1600 <- ggplot(mass.geno.BU, aes(x=genotype, y=mAG, fill=treatment)) +
  geom_bar(stat = "identity", 
           position = position_dodge()) +
  geom_errorbar(aes(ymin=mAG-sd.AG, ymax=mAG+sd.AG), width=.4,
                position = position_dodge(.9)) +
  labs(title = "Aboveground shoot biomass per genotype at 1600m scale", x = "Genotype", y = "Shoot mass (mg)")

p.rs.1600 <- ggplot(mass.geno.BU, aes(x=genotype, y=mratio, fill=treatment)) +
  geom_bar(stat = "identity", 
           position = position_dodge()) +
  geom_errorbar(aes(ymin=mratio-sd.ratio, ymax=mratio+sd.ratio), width=.4,
                position = position_dodge(.9)) +
  labs(title = "Ratio of root and shoot per genotype at 1600m scale", x = "Genotype", y = "Root/shoot")

p.BG.1600
p.AG.1600
p.rs.1600
## ---- chunk 30
## order genotypes by specifying urbanisation at 2400m scale
mass.geno.BU <- mass.geno.BU %>%
  arrange(d2400) %>%
  mutate(genotype = factor(genotype, unique(genotype)))
## plot
p.BG.2400 <- ggplot(mass.geno.BU, aes(x=genotype, y=mBG, fill=treatment)) +
  geom_bar(stat = "identity", 
           position = position_dodge()) +
  geom_errorbar(aes(ymin=mBG-sd.BG, ymax=mBG+sd.BG), width=.4,
                position = position_dodge(.9)) +
  labs(title = "Belowground root biomass per genotype at 2400m scale", x = "Genotype", y = "Root mass (mg)") 

p.AG.2400 <- ggplot(mass.geno.BU, aes(x=genotype, y=mAG, fill=treatment)) +
  geom_bar(stat = "identity", 
           position = position_dodge()) +
  geom_errorbar(aes(ymin=mAG-sd.AG, ymax=mAG+sd.AG), width=.4,
                position = position_dodge(.9)) +
  labs(title = "Aboveground shoot biomass per genotype at 2400m scale", x = "Genotype", y = "Shoot mass (mg)")

p.rs.2400 <- ggplot(mass.geno.BU, aes(x=genotype, y=mratio, fill=treatment)) +
  geom_bar(stat = "identity", 
           position = position_dodge()) +
  geom_errorbar(aes(ymin=mratio-sd.ratio, ymax=mratio+sd.ratio), width=.4,
                position = position_dodge(.9)) +
  labs(title = "Ratio of root and shoot per genotype at 2400m scale", x = "Genotype", y = "Root/shoot")

p.BG.2400
p.AG.2400
p.rs.2400

## ---- chunk 31
## order genotypes by specifying urbanisation at 3200m scale
mass.geno.BU <- mass.geno.BU %>%
  arrange(d3200) %>%
  mutate(genotype = factor(genotype, unique(genotype)))
## plot
p.BG.3200 <- ggplot(mass.geno.BU, aes(x=genotype, y=mBG, fill=treatment)) +
  geom_bar(stat = "identity", 
           position = position_dodge()) +
  geom_errorbar(aes(ymin=mBG-sd.BG, ymax=mBG+sd.BG), width=.4,
                position = position_dodge(.9)) +
  labs(title = "Belowground root biomass per genotype at 3200m scale", x = "Genotype", y = "Root mass (mg)") 

p.AG.3200 <- ggplot(mass.geno.BU, aes(x=genotype, y=mAG, fill=treatment)) +
  geom_bar(stat = "identity", 
           position = position_dodge()) +
  geom_errorbar(aes(ymin=mAG-sd.AG, ymax=mAG+sd.AG), width=.4,
                position = position_dodge(.9)) +
  labs(title = "Aboveground shoot biomass per genotype at 3200m scale", x = "Genotype", y = "Shoot mass (mg)")

p.rs.3200 <- ggplot(mass.geno.BU, aes(x=genotype, y=mratio, fill=treatment)) +
  geom_bar(stat = "identity", 
           position = position_dodge()) +
  geom_errorbar(aes(ymin=mratio-sd.ratio, ymax=mratio+sd.ratio), width=.4,
                position = position_dodge(.9)) +
  labs(title = "Ratio of root and shoot per genotype at 3200m scale", x = "Genotype", y = "Root/shoot")

p.BG.3200
p.AG.3200
p.rs.3200

## ---- chunk 32
# select working dataframes:  "plant.biomass"
## calculate root:shoot ratio of biomass: "plant.biomass"
biomass_HT <- plant.biomass %>%
  mutate(ratio = BG.biomass/AG.biomass)
View(biomass_HT)

#### lm test whether the effect of herbivory differs for different genotypes. 
lm.BG <- lm(formula = BG.biomass ~ genotype*treatment, data = biomass_HT)
summary(lm.BG)
anova(lm.BG)

lm.AG <- lm(formula = AG.biomass ~ genotype*treatment, data = biomass_HT)
summary(lm.AG)
anova(lm.AG)

lm.ratio <- lm(formula = ratio ~ genotype*treatment, data = biomass_HT)
summary(lm.ratio)
anova(lm.ratio)

#test differences of trichome between treatment and among genotypes
## dataframe:"trichome"
lm.trichome <- lm(formula = trichome ~ genotype*treatment, data = trichome)
summary(lm.trichome)
anova(lm.trichome)


## ---- chunk 33
# load library
library(lme4)
# select working dataframes: "mass.geno.BU"(with means)
## ---- chunk 34
# create lm models

lm.mr.50 <- lm(mBG ~ treatment*d50, data = mass.geno.BU)
lm.mr.100 <- lm(mBG ~ treatment*d100, data = mass.geno.BU)
lm.mr.200 <- lm(mBG ~ treatment*d200, data = mass.geno.BU)
lm.mr.400 <- lm(mBG ~ treatment*d400, data = mass.geno.BU)
lm.mr.800 <- lm(mBG ~ treatment*d800, data = mass.geno.BU)
lm.mr.1600 <- lm(mBG ~ treatment*d1600, data = mass.geno.BU)
lm.mr.2400 <- lm(mBG ~ treatment*d2400, data = mass.geno.BU)
lm.mr.3200 <- lm(mBG ~ treatment*d3200, data = mass.geno.BU)

AIC(lm.mr.50, lm.mr.100, lm.mr.200, lm.mr.400, lm.mr.800, lm.mr.1600, lm.mr.2400, lm.mr.3200)    ##### model at d200 has lowest AIC value.

#summarize model d200
summary(lm.mr.200)
anova(lm.mr.200)

# visualize residuals and fitted values.
plot(lm.mr.200, pch=16, which=1)

# plot mod d200
p.mr.200 <- ggplot(mass.geno.BU, aes(d200, mBG, color = treatment)) +
  geom_point() +
  stat_smooth(method = "lm", fullrange=FALSE)
p.mr.200


## ---- chunk 35
# create lm models

lm.ms.50 <- lm(mAG ~ treatment*d50, data = mass.geno.BU)
lm.ms.100 <- lm(mAG ~ treatment*d100, data = mass.geno.BU)
lm.ms.200 <- lm(mAG ~ treatment*d200, data = mass.geno.BU)
lm.ms.400 <- lm(mAG ~ treatment*d400, data = mass.geno.BU)
lm.ms.800 <- lm(mAG ~ treatment*d800, data = mass.geno.BU)
lm.ms.1600 <- lm(mAG ~ treatment*d1600, data = mass.geno.BU)
lm.ms.2400 <- lm(mAG ~ treatment*d2400, data = mass.geno.BU)
lm.ms.3200 <- lm(mAG ~ treatment*d3200, data = mass.geno.BU)

AIC(lm.ms.50, lm.ms.100, lm.ms.200, lm.ms.400, lm.ms.800, lm.ms.1600, lm.ms.2400, lm.ms.3200)  ## model d100 has lowest AIC score.

#summarize model d100
summary(lm.ms.100)
anova(lm.ms.100)

# visualize residuals and fitted values.
plot(lm.ms.100, pch=16, which=1)

# plot
p.ms.100 <- ggplot(mass.geno.BU, aes(d100, mAG, color = treatment)) +
  geom_point() +
  stat_smooth(method = "lm", fullrange=FALSE)
p.ms.100



## ---- chunk 36
# create lm models
lm.mrs.50 <- lm(mratio ~ treatment*d50, data = mass.geno.BU)
lm.mrs.100 <- lm(mratio ~ treatment*d100, data = mass.geno.BU)
lm.mrs.200 <- lm(mratio ~ treatment*d200, data = mass.geno.BU)
lm.mrs.400 <- lm(mratio ~ treatment*d400, data = mass.geno.BU)
lm.mrs.800 <- lm(mratio ~ treatment*d800, data = mass.geno.BU)
lm.mrs.1600 <- lm(mratio ~ treatment*d1600, data = mass.geno.BU)
lm.mrs.2400 <- lm(mratio ~ treatment*d2400, data = mass.geno.BU)
lm.mrs.3200 <- lm(mratio ~ treatment*d3200, data = mass.geno.BU)

AIC(lm.mrs.50, lm.mrs.100, lm.mrs.200, lm.mrs.400, lm.mrs.800, lm.mrs.1600, lm.mrs.2400, lm.mrs.3200)   ## model d800 has lowest AIC value.

#summarize model d800
summary(lm.mrs.800)
anova(lm.mrs.800)

# visualize residuals and fitted values.
plot(lm.mrs.800, pch=16, which=1)

# plot
p.mrs.800 <- ggplot(mass.geno.BU, aes(d800, mratio, color = treatment)) +
  geom_point() +
  stat_smooth(method = "lm", fullrange=FALSE)
p.mrs.800


## ---- chunk 37
# select working dataframe: "mass.geno.BU"(with means)

# calculate difference of average biomass between herbivory and control treatment
df <- data.frame(genotype = mass.geno.BU[mass.geno.BU$treatment == "C", "genotype"],
                   df.BG = mass.geno.BU[mass.geno.BU$treatment == "C", "mBG"] - mass.geno.BU[mass.geno.BU$treatment == "H", "mBG"],
                   df.AG = mass.geno.BU[mass.geno.BU$treatment == "C", "mAG"] - mass.geno.BU[mass.geno.BU$treatment == "H", "mAG"],
                   df.rs = mass.geno.BU[mass.geno.BU$treatment == "C", "mratio"] - mass.geno.BU[mass.geno.BU$treatment == "H", "mratio"])

# creat new working dataframe: merge "diff" and "BU"
df.BU <- merge(df, BU, by = "genotype")
View(df.BU)

## Root biomass
lm.dfBG.50 <- lm(df.BG ~ d50, data = df.BU)
lm.dfBG.100 <- lm(df.BG ~ d100, data = df.BU)
lm.dfBG.200 <- lm(df.BG ~ d200, data = df.BU)
lm.dfBG.400 <- lm(df.BG ~ d400, data = df.BU)
lm.dfBG.800 <- lm(df.BG ~ d800, data = df.BU)
lm.dfBG.1600 <- lm(df.BG ~ d1600, data = df.BU)
lm.dfBG.2400 <- lm(df.BG ~ d2400, data = df.BU)
lm.dfBG.3200 <- lm(df.BG ~ d3200, data = df.BU)

## shoot biomass
lm.dfAG.50 <- lm(df.AG ~ d50, data = df.BU)
lm.dfAG.100 <- lm(df.AG ~ d100, data = df.BU)
lm.dfAG.200 <- lm(df.AG ~ d200, data = df.BU)
lm.dfAG.400 <- lm(df.AG ~ d400, data = df.BU)
lm.dfAG.800 <- lm(df.AG ~ d800, data = df.BU)
lm.dfAG.1600 <- lm(df.AG ~ d1600, data = df.BU)
lm.dfAG.2400 <- lm(df.AG ~ d2400, data = df.BU)
lm.dfAG.3200 <- lm(df.AG ~ d3200, data = df.BU)

## Root/shoot ratio
lm.dfRS.50 <- lm(df.rs ~ d50, data = df.BU)
lm.dfRS.100 <- lm(df.rs ~ d100, data = df.BU)
lm.dfRS.200 <- lm(df.rs ~ d200, data = df.BU)
lm.dfRS.400 <- lm(df.rs ~ d400, data = df.BU)
lm.dfRS.800 <- lm(df.rs ~ d800, data = df.BU)
lm.dfRS.1600 <- lm(df.rs ~ d1600, data = df.BU)
lm.dfRS.2400 <- lm(df.rs ~ d2400, data = df.BU)
lm.dfRS.3200 <- lm(df.rs ~ d3200, data = df.BU)


## Model selection
AIC(lm.dfBG.50, lm.dfBG.100, lm.dfBG.200, lm.dfBG.400, lm.dfBG.800, lm.dfBG.1600, lm.dfBG.2400, lm.dfBG.3200)   ## model d800 has lowest AIC value.
AIC(lm.dfAG.50, lm.dfAG.100, lm.dfAG.200, lm.dfAG.400, lm.dfAG.800, lm.dfAG.1600, lm.dfAG.2400, lm.dfAG.3200)   ## model d800 has lowest AIC value.
AIC(lm.dfRS.50, lm.dfRS.100, lm.dfRS.200, lm.dfRS.400, lm.dfRS.800, lm.dfRS.1600, lm.dfRS.2400, lm.dfRS.3200)   ## model d200 has lowest AIC value.

## summarize best models
summary(lm.dfBG.800)
summary(lm.dfAG.800)
summary(lm.dfRS.200)
## ---- chunk 38
# select working dataframes: "biomass_HT", "BU"

# categorize as rural and urban groups
urban50 <- BU %>% top_n(9, d50)      ###select the most urban genotypes
urban50 <- cbind(habitat = "urban", urban50)      ###add a new column marked as "urban" habitat 

rural50 <- BU %>% top_n(-9, d50)     ###select the most rural genotypes
rural50 <- cbind(habitat = "rural", rural50)      ###add a new column marked as "rural" habitat 

ru50 <- rbind(urban50, rural50)

bm.BU.50 <- merge(biomass_HT, ru50, by = "genotype")
View(bm.BU.50)

# create models
## shoot biomass
mod.AG.ru50 <- lm(AG.biomass ~ treatment + genotype + treatment*genotype + habitat + treatment*habitat, data = bm.BU.50)

## root biomass
mod.BG.ru50 <- lm(BG.biomass ~ treatment + genotype + treatment*genotype + habitat + treatment*habitat, data = bm.BU.50)

## root/shoot ratio
mod.rs.ru50 <- lm(ratio ~ treatment + genotype + treatment*genotype + habitat + treatment*habitat, data = bm.BU.50)

## number of trichome
mod.tric.ru50 <- lm(trichome ~ treatment + genotype + treatment*genotype + habitat + treatment*habitat, data = bm.BU.50)

## ---- chunk 39
# categorize as rural and urban groups
urban100 <- BU %>% top_n(9, d100)      ###select the most urban genotypes
urban100 <- cbind(habitat = "urban", urban100)      ###add a new column marked as "urban" habitat 

rural100 <- BU %>% top_n(-9, d100)     ###select the most rural genotypes
rural100 <- cbind(habitat = "rural", rural100)      ###add a new column marked as "rural" habitat 

ru100 <- rbind(urban100, rural100)

bm.BU.100 <- merge(biomass_HT, ru100, by = "genotype")

# create models
mod.AG.ru100 <- lm(AG.biomass ~ treatment + genotype + treatment*genotype + habitat + treatment*habitat, data = bm.BU.100)
mod.BG.ru100 <- lm(BG.biomass ~ treatment + genotype + treatment*genotype + habitat + treatment*habitat, data = bm.BU.100)
mod.rs.ru100 <- lm(ratio ~ treatment + genotype + treatment*genotype + habitat + treatment*habitat, data = bm.BU.100)
mod.tric.ru100 <- lm(trichome ~ treatment + genotype + treatment*genotype + habitat + treatment*habitat, data = bm.BU.100)

## ---- chunk 40
# categorize as rural and urban groups
urban200 <- BU %>% top_n(9, d200)      ###select the most urban genotypes
urban200 <- cbind(habitat = "urban", urban200)      ###add a new column marked as "urban" habitat 

rural200 <- BU %>% top_n(-9, d200)     ###select the most rural genotypes
rural200 <- cbind(habitat = "rural", rural200)      ###add a new column marked as "rural" habitat 

ru200 <- rbind(urban200, rural200)

bm.BU.200 <- merge(biomass_HT, ru200, by = "genotype")

# create models
mod.AG.ru200 <- lm(AG.biomass ~ treatment + genotype + treatment*genotype + habitat + treatment*habitat, data = bm.BU.200)
mod.BG.ru200 <- lm(BG.biomass ~ treatment + genotype + treatment*genotype + habitat + treatment*habitat, data = bm.BU.200)
mod.rs.ru200 <- lm(ratio ~ treatment + genotype + treatment*genotype + habitat + treatment*habitat, data = bm.BU.200)
mod.tric.ru200 <- lm(trichome ~ treatment + genotype + treatment*genotype + habitat + treatment*habitat, data = bm.BU.200)

## ---- chunk 41
# categorize as rural and urban groups
urban400 <- BU %>% top_n(9, d400)      ###select the most urban genotypes
urban400 <- cbind(habitat = "urban", urban400)      ###add a new column marked as "urban" habitat 

rural400 <- BU %>% top_n(-9, d400)     ###select the most rural genotypes
rural400 <- cbind(habitat = "rural", rural400)      ###add a new column marked as "rural" habitat 

ru400 <- rbind(urban400, rural400)

bm.BU.400 <- merge(biomass_HT, ru400, by = "genotype")

# create models
mod.AG.ru400 <- lm(AG.biomass ~ treatment + genotype + treatment*genotype + habitat + treatment*habitat, data = bm.BU.400)
mod.BG.ru400 <- lm(BG.biomass ~ treatment + genotype + treatment*genotype + habitat + treatment*habitat, data = bm.BU.400)
mod.rs.ru400 <- lm(ratio ~ treatment + genotype + treatment*genotype + habitat + treatment*habitat, data = bm.BU.400)
mod.tric.ru400 <- lm(trichome ~ treatment + genotype + treatment*genotype + habitat + treatment*habitat, data = bm.BU.400)

## ---- chunk 42
# categorize as rural and urban groups
urban800 <- BU %>% top_n(9, d800)      ###select the most urban genotypes
urban800 <- cbind(habitat = "urban", urban800)      ###add a new column marked as "urban" habitat 

rural800 <- BU %>% top_n(-9, d800)     ###select the most rural genotypes
rural800 <- cbind(habitat = "rural", rural800)      ###add a new column marked as "rural" habitat 

ru800 <- rbind(urban800, rural800)

bm.BU.800 <- merge(biomass_HT, ru800, by = "genotype")

# create models
mod.AG.ru800 <- lm(AG.biomass ~ treatment + genotype + treatment*genotype + habitat + treatment*habitat, data = bm.BU.800)
mod.BG.ru800 <- lm(BG.biomass ~ treatment + genotype + treatment*genotype + habitat + treatment*habitat, data = bm.BU.800)
mod.rs.ru800 <- lm(ratio ~ treatment + genotype + treatment*genotype + habitat + treatment*habitat, data = bm.BU.800)
mod.tric.ru800 <- lm(trichome ~ treatment + genotype + treatment*genotype + habitat + treatment*habitat, data = bm.BU.800)

## ---- chunk 43
# categorize as rural and urban groups
urban1600 <- BU %>% top_n(9, d1600)      ###select the most urban genotypes
urban1600 <- cbind(habitat = "urban", urban1600)      ###add a new column marked as "urban" habitat 

rural1600 <- BU %>% top_n(-9, d1600)     ###select the most rural genotypes
rural1600 <- cbind(habitat = "rural", rural1600)      ###add a new column marked as "rural" habitat 

ru1600 <- rbind(urban1600, rural1600)

bm.BU.1600 <- merge(biomass_HT, ru1600, by = "genotype")

# create models
mod.AG.ru1600 <- lm(AG.biomass ~ treatment + genotype + treatment*genotype + habitat + treatment*habitat, data = bm.BU.1600)
mod.BG.ru1600 <- lm(BG.biomass ~ treatment + genotype + treatment*genotype + habitat + treatment*habitat, data = bm.BU.1600)
mod.rs.ru1600 <- lm(ratio ~ treatment + genotype + treatment*genotype + habitat + treatment*habitat, data = bm.BU.1600)
mod.tric.ru1600 <- lm(trichome ~ treatment + genotype + treatment*genotype + habitat + treatment*habitat, data = bm.BU.1600)

## ---- chunk 44
# categorize as rural and urban groups
urban2400 <- BU %>% top_n(9, d2400)      ###select the most urban genotypes
urban2400 <- cbind(habitat = "urban", urban2400)      ###add a new column marked as "urban" habitat 

rural2400 <- BU %>% top_n(-9, d2400)     ###select the most rural genotypes
rural2400 <- cbind(habitat = "rural", rural2400)      ###add a new column marked as "rural" habitat 

ru2400 <- rbind(urban2400, rural2400)

bm.BU.2400 <- merge(biomass_HT, ru2400, by = "genotype")

# create models
mod.AG.ru2400 <- lm(AG.biomass ~ treatment + genotype + treatment*genotype + habitat + treatment*habitat, data = bm.BU.2400)
mod.BG.ru2400 <- lm(BG.biomass ~ treatment + genotype + treatment*genotype + habitat + treatment*habitat, data = bm.BU.2400)
mod.rs.ru2400 <- lm(ratio ~ treatment + genotype + treatment*genotype + habitat + treatment*habitat, data = bm.BU.2400)
mod.tric.ru2400 <- lm(trichome ~ treatment + genotype + treatment*genotype + habitat + treatment*habitat, data = bm.BU.2400)

## ---- chunk 45
# categorize as rural and urban groups
urban3200 <- BU %>% top_n(9, d3200)      ###select the most urban genotypes
urban3200 <- cbind(habitat = "urban", urban3200)      ###add a new column marked as "urban" habitat 

rural3200 <- BU %>% top_n(-9, d3200)     ###select the most rural genotypes
rural3200 <- cbind(habitat = "rural", rural3200)      ###add a new column marked as "rural" habitat 

ru3200 <- rbind(urban3200, rural3200)

bm.BU.3200 <- merge(biomass_HT, ru3200, by = "genotype")

# create modelss
mod.AG.ru3200 <- lm(AG.biomass ~ treatment + genotype + treatment*genotype + habitat + treatment*habitat, data = bm.BU.3200)
mod.BG.ru3200 <- lm(BG.biomass ~ treatment + genotype + treatment*genotype + habitat + treatment*habitat, data = bm.BU.3200)
mod.rs.ru3200 <- lm(ratio ~ treatment + genotype + treatment*genotype + habitat + treatment*habitat, data = bm.BU.3200)
mod.tric.ru3200 <- lm(trichome ~ treatment + genotype + treatment*genotype + habitat + treatment*habitat, data = bm.BU.3200)

## ---- chunk 46
AIC.AG <- AIC(mod.AG.ru50, mod.AG.ru100, mod.AG.ru200, mod.AG.ru400, mod.AG.ru800, mod.AG.ru1600, mod.AG.ru2400, mod.AG.ru3200)  ## Models (1600m, 2400m and 3200m) have same lowest AIC value.
AIC.BG <- AIC(mod.BG.ru50, mod.BG.ru100, mod.BG.ru200, mod.BG.ru400, mod.BG.ru800, mod.BG.ru1600, mod.BG.ru2400, mod.BG.ru3200)  ## Models (200m, 800m, 1600m, 2400m and 3200m) have same lowest AIC value.
AIC.ratio <- AIC(mod.rs.ru50, mod.rs.ru100, mod.rs.ru200, mod.rs.ru400, mod.rs.ru800, mod.rs.ru1600, mod.rs.ru2400, mod.rs.ru3200)  ## Models (200m and 800m) have same lowest AIC value.
AIC.tric <- AIC(mod.tric.ru50, mod.tric.ru100, mod.tric.ru200, mod.tric.ru400, mod.tric.ru800, mod.tric.ru1600, mod.tric.ru2400, mod.tric.ru3200)   ## Models (1600m, 2400m and 3200m) have same lowest AIC value.

AIC.AG
AIC.BG
AIC.ratio
AIC.tric
## ---- chunk 47
# summarize the best models
summary(mod.AG.ru3200)
summary(mod.BG.ru3200)
summary(mod.rs.ru200)
summary(mod.tric.ru3200)
## ---- chunk 48
# Calculate mean and sd:
data_summary <- function(data, varname, groupnames){
  require(plyr)
  summary_func <- function(x, col){
    c(mean = mean(x[[col]], na.rm=TRUE),
      sd = sd(x[[col]], na.rm=TRUE),
      se = sd(x[[col]])/sqrt(length(x)))
  }
  data_sum<-ddply(data, groupnames, .fun=summary_func, varname)
  data_sum <- rename(data_sum, c("mean" = varname))
 return(data_sum)
}


## plots at 1600m scale for root and shoot biomass
sum.AG1600 <- data_summary(bm.BU.1600,
                        varname = "AG.biomass",
                        groupnames = c("habitat", "treatment"))

sum.BG1600 <- data_summary(bm.BU.1600,
                        varname = "BG.biomass",
                        groupnames = c("habitat", "treatment"))

sum.tric1600 <- data_summary(bm.BU.1600,
                        varname = "trichome",
                        groupnames = c("habitat", "treatment"))



p.modAG <- ggplot(sum.AG1600, aes(x = habitat, y = AG.biomass, fill = treatment)) +
  geom_bar(stat = "identity", position = position_dodge()) +
  geom_errorbar(aes(ymin = AG.biomass - sd, ymax = AG.biomass + sd), width=.2,
                position = position_dodge(.9)) +
  labs(title = "Aboveground shoot biomass", x = "Habitat", y = "Shoot mass (mg)")

p.modBG <- ggplot(sum.BG1600, aes(x = habitat, y = BG.biomass, fill = treatment)) +
  geom_bar(stat = "identity", position = position_dodge()) +
  geom_errorbar(aes(ymin = BG.biomass - sd, ymax = BG.biomass + sd), width=.2,
                position = position_dodge(.9)) +
  labs(title = "Belowground root biomass", x = "Habitat", y = "Root mass (mg)")

p.modtric <- ggplot(sum.tric1600, aes(x = habitat, y = trichome, fill = treatment)) +
  geom_bar(stat = "identity", position = position_dodge()) +
  geom_errorbar(aes(ymin = trichome - sd, ymax = trichome + sd), width=.2,
                position = position_dodge(.9)) +
  labs(title = "Number of trichome", x = "Habitat", y = "Number of trichome")

p.modAG
p.modBG
p.modtric

## plot at 200m scale for root/shoot ratio
sum.ratio200 <- data_summary(bm.BU.200,
                        varname = "ratio",
                        groupnames = c("habitat", "treatment"))

p.modratio <- ggplot(sum.ratio200, aes(x = habitat, y = ratio, fill = treatment)) +
  geom_bar(stat = "identity", position = position_dodge()) +
  geom_errorbar(aes(ymin = ratio - sd, ymax = ratio + sd), width=.2,
                position = position_dodge(.9)) +
  labs(title = "Root/shoot ratio", x = "Habitat", y = "root/shoot")
p.modratio


## ---- chunk 49


## plot them
mod.AG.ru50 <- lm(AG.biomass ~ treatment + genotype + treatment*genotype + habitat + treatment*habitat, data = bm.BU.50)
dp.AG50 <- ggplot(bm.BU.50, aes(x=d50, y=AG.biomass)) +
  geom_point() 

dp.AG50

ggplot(bm.BU.50, aes(x=d50, y=AG.biomass, shape=habitat, color=treatment)) +
  geom_point() +
  geom_smooth(method="lm", se=FALSE)
